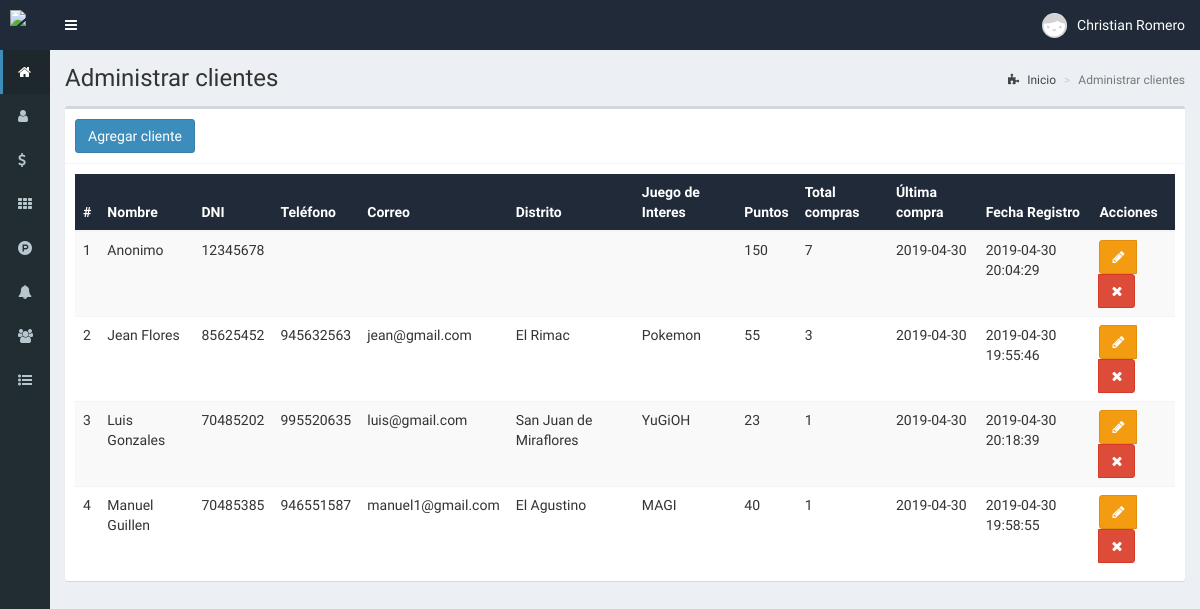
Page /clientes (signed in) on the committed database.
### tables this page shows
CREATE TABLE `clientes` (
  `id` int(11) NOT NULL,
  `dni` char(8) NOT NULL,
  `nombre` text NOT NULL,
  `telefono` text NOT NULL,
  `correo` text NOT NULL,
  `distrito` text NOT NULL,
  `juego_interes` text NOT NULL,
  `puntos` int(11) NOT NULL,
  `compras_realizadas` int(11) NOT NULL DEFAULT '0',
  `ultima_compra` date NOT NULL,
  `fecha_registro` timestamp NOT NULL DEFAULT CURRENT_TIMESTAMP ON UPDATE CURRENT_TIMESTAMP
);

### controladores/plantilla.controlador.php (called while the page is built)
<?php
class ControladorPlantilla{
	static public function ctrPlantilla(){
		include "vistas/plantilla.php";
	}
}

### index.php (called while the page is built, shortened)
<?php
require_once "controladores/plantilla.controlador.php";
require_once "controladores/usuarios.controlador.php";
require_once "controladores/productos.controlador.php";
require_once "controladores/clientes.controlador.php";
require_once "controladores/finanzas.controlador.php";
require_once "modelos/clientes.modelo.php";
$plantilla = new ControladorPlantilla();
$plantilla->ctrPlantilla();

### controladores/clientes.controlador.php (called while the page is built, shortened)
<?php
class ControladorClientes{
	static public function ctrMostrarClientes($item, $valor){
		$tabla = "clientes";
		$respuesta = ModeloClientes::mdlMostrarClientes($tabla, $item, $valor);
		return $respuesta;
	}
}

### modelos/conexion.php (called while the page is built)
<?php
class Conexion{
	static public function conectar(){
		$link = new PDO("mysql:host=127.0.0.1;dbname=inventario",
			            "root",
			            "");
		$link->exec("set names utf8");
		return $link;
	}
}

### modelos/clientes.modelo.php (called while the page is built, shortened)
<?php
require_once "conexion.php";
class ModeloClientes{
	static public function mdlMostrarClientes($tabla, $item, $valor){
		if($item != null){
			$stmt = Conexion::conectar()->prepare("SELECT * FROM $tabla WHERE $item = :$item order by nombre");
			$stmt -> bindParam(":".$item, $valor, PDO::PARAM_STR);
			$stmt -> execute();
			return $stmt -> fetch();
		}else{
			$stmt = Conexion::conectar()->prepare("SELECT * FROM $tabla order by nombre");
			$stmt -> execute();
			return $stmt -> fetchAll();
		}
	}
}

### vistas/modulos/clientes.php (the view, shortened to what this page needs)
<div class="content-wrapper">
  <section class="content-header">
    <h1>
      Administrar clientes
    </h1>
    <ol class="breadcrumb">
      <li><a href="inicio"><i class="fa fa-puzzle-piece"></i> Inicio</a></li>
      <li class="active">Administrar clientes</li>
    </ol>
  </section>
  <section class="content">
    <div class="box">
      <div class="box-header with-border">
        <button class="btn btn-primary" data-toggle="modal" data-target="#modalAgregarCliente">
          Agregar cliente
        </button>
      </div>
      <div class="box-body">
       <table class="table  table-striped dt-responsive tablas" width="100%">
        <thead class="thdark">
         <tr>
           <th style="width:10px">#</th>
           <th>Nombre</th>
           <th>DNI</th>
           <th>Teléfono</th>
           <th>Correo</th>
           <th>Distrito</th>
           <th>Juego de Interes</th>
           <th>Puntos</th>
           <th>Total compras</th>
           <th>Última compra</th>
           <th>Fecha Registro</th>
           <th>Acciones</th>
         </tr>
        </thead>
        <tbody>
        <?php
$item  = null;
$valor = null;
$clientes = ControladorClientes::ctrMostrarClientes($item, $valor);
foreach ($clientes as $key => $value) {
    echo '<tr>
                    <td>' . ($key + 1) . '</td>
                    <td>' . $value["nombre"] . '</td>
                    <td>' . $value["dni"] . '</td>
                    <td>' . $value["telefono"] . '</td>
                    <td>' . $value["correo"] . '</td>
                    <td>' . $value["distrito"] . '</td>
                    <td>' . $value["juego_interes"] . '</td>
                    <td>' . $value["puntos"] . '</td>
                    <td>' . $value["compras_realizadas"] . '</td>
                    <td>' . $value["ultima_compra"] . '</td>
                    <td>' . $value["fecha_registro"] . '</td>
                    <td>
                      <div class="btn-group">
                        <button class="btn btn-warning btnEditarCliente" data-toggle="modal" data-target="#modalEditarCliente" idCliente="' . $value["id"] . '"><i class="fa fa-pencil"></i></button>
                         <button class="btn btn-danger btnEliminarCliente" dni="' . $value["dni"] . '" nombre="' . $value["nombre"] . '"><i class="fa fa-times"></i></button>
                     </div>
                    </td>
                  </tr>';
}
?>
        </tbody>
       </table>
      </div>
    </div>
  </section>
</div>

### rows in the picture
clientes: nombre "Anonimo", dni "12345678", puntos "150", compras_realizadas "7", ultima_compra "2019-04-30", fecha_registro "2019-04-30 20:04:29"
clientes: nombre "Jean Flores", dni "85625452", telefono "945632563", correo "jean@gmail.com", distrito "El Rimac", juego_interes "Pokemon", puntos "55", compras_realizadas "3", ultima_compra "2019-04-30", fecha_registro "2019-04-30 19:55:46"
clientes: nombre "Luis Gonzales", dni "70485202", telefono "995520635", correo "luis@gmail.com", distrito "San Juan de Miraflores", juego_interes "YuGiOH", puntos "23", compras_realizadas "1", ultima_compra "2019-04-30", fecha_registro "2019-04-30 20:18:39"
clientes: nombre "Manuel Guillen", dni "70485385", telefono "946551587", correo "manuel1@gmail.com", distrito "El Agustino", juego_interes "MAGI", puntos "40", compras_realizadas "1", ultima_compra "2019-04-30", fecha_registro "2019-04-30 19:58:55"

### other values in the picture
$_SESSION["nombre"] "Christian Romero"
